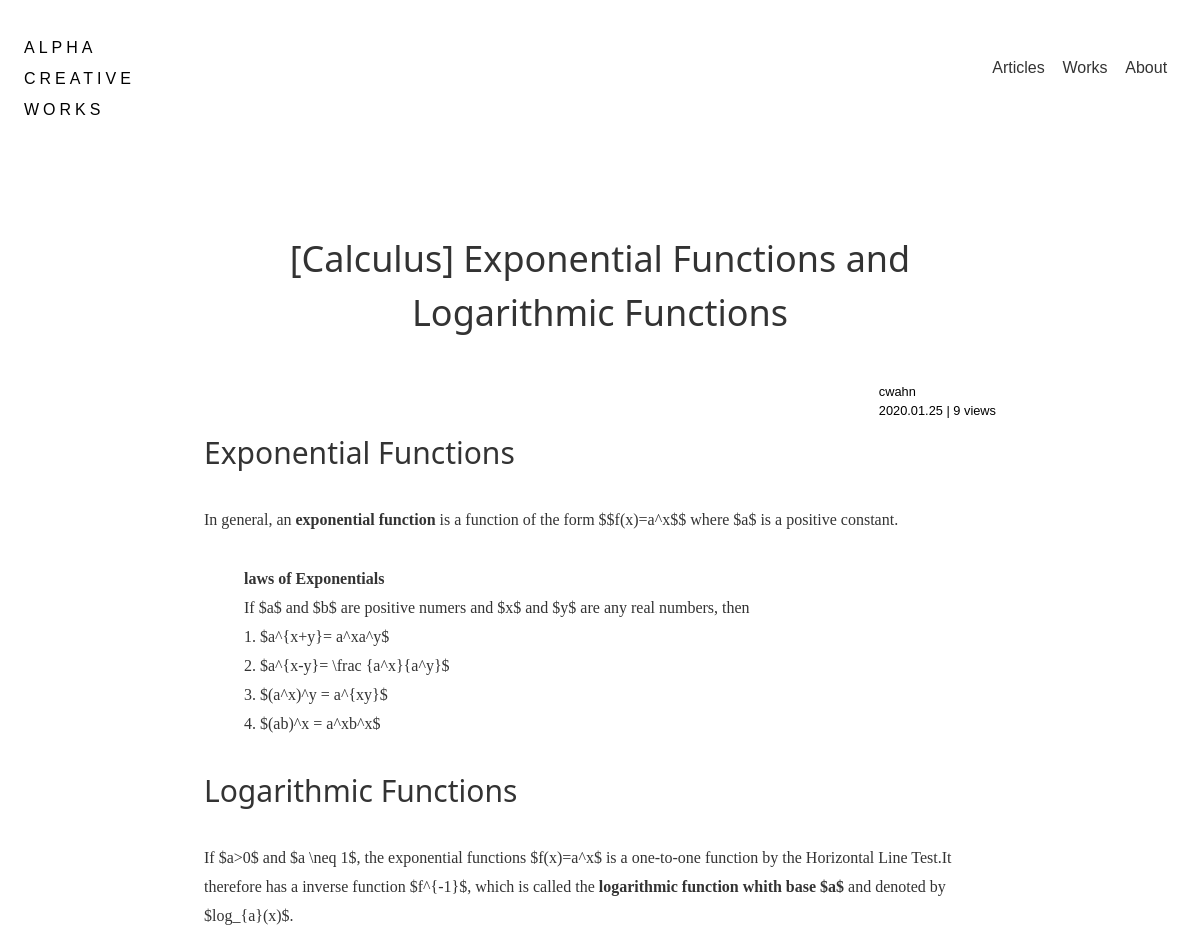
Page /article/15 (upper part) on the earlier database version.
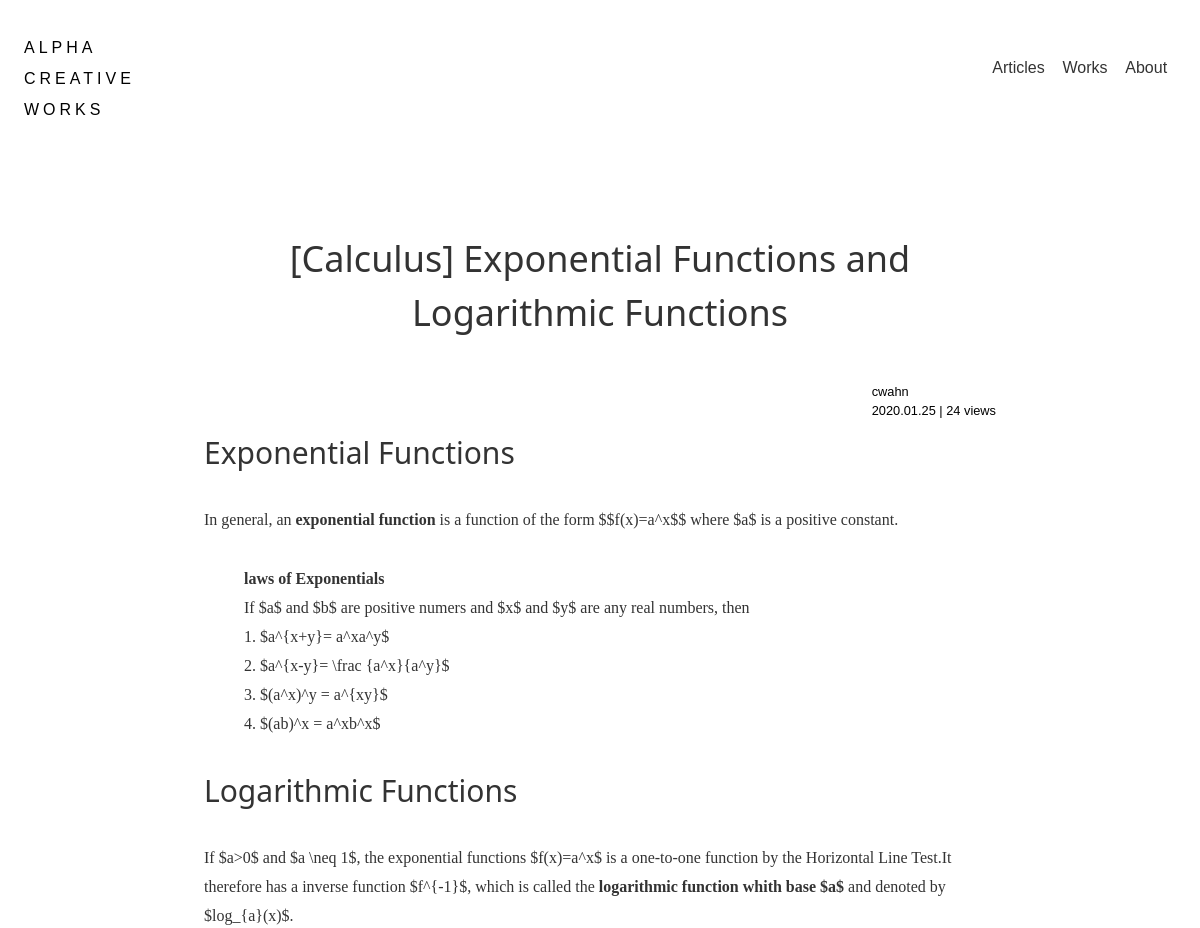
Same page on the later database version.
### blog/models.py (models this page shows, shortened)
class Article(models.Model):
    author = models.ForeignKey(
        'auth.User',
        on_delete=models.CASCADE,
        null=True,
    )
    content = MarkdownxField()
    tags = TaggableManager(
        blank=True,
    )
    date_created = models.DateTimeField(
        auto_now_add=True,
    )
    publish = models.BooleanField(
        default=True,
        blank=False,
    )
    hit_count = models.IntegerField(
        default=0,
        null=False,
        blank=False
    )
    def get_title(self):
        return self.content.split('\n')[0].replace('#', '').strip()
    def get_content(self):
        return ''.join(self.content.split('\n')[1:])
    class Meta:
        ordering = ['-date_created']

### blog/views.py (the view)
# urls.py: path('article/<int:pk>', views.article, name='article'),
def article(request, pk):
    try:
        article = get_object_or_404(Article, pk=pk, publish=True)
        context = {
            'article': article,
        }
        return render(request, 'blog/article.html', context)
    finally:
        ip = get_client_ip(request)
        hit_logs = ArticleHitCount.objects.filter(
            ip=ip,
            article=article,
            date__lte=date.today(),
            date__gte=date.today()
        )
        if hit_logs.count() == 0:
            hits = ArticleHitCount(ip=ip, article=article)
            hits.save()
            article.hit_count += 1
            article.save()

### blog/templatetags/markdown_extras.py (called while the page is built)
@register.filter()
@stringfilter
def markdown(value):
    return md.markdown(value, extensions=['markdown.extensions.fenced_code'])

### blog/views.py (called while the page is built)
def get_client_ip(request):
    x_forwarded_for = request.META.get('HTTP_X_FORWARDED_FOR')
    if x_forwarded_for:
        ip = x_forwarded_for.split(',')[0]
    else:
        ip = request.META.get('REMOTE_ADDR')
    return ip

### blog/templates/blog/article.html (shortened to what this page needs)
{% extends 'blog/base.html' %}  {% block body %} {% load markdown_extras %}
<div id="content" class=" acw3-container acw3-max-width-840">
    <div class=" acw3-padding-32">
        <h1>{{ article.get_title}}</h1>
    </div>
  <div class=" acw3-bar">
    <small class=" acw3-right">{{ article.author }} <br>
        {{ article.date_created | date:'Y.m.d'}} | {{ article.hit_count }} views</small>
  </div>
  <div>
    {{ article.get_content | markdown | safe }}
  </div>
</div>
{% endblock %}

Differences in the rows shown:
changed Article "[Calculus] Exponential Functions and Logarithmic Functions": hit_count "9" → "24"
